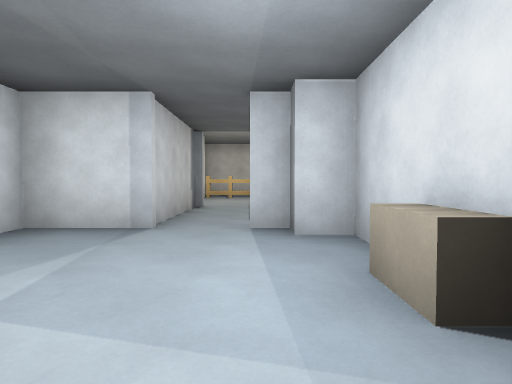
View 1 (above)

16 first-person views from a walk through a level from a Godot 3-D game. The camera is 1.2 m above the floor, tilts 2° down and sees 75° across. The floor is counted in squares, 2 m on a side. Each view is taken from the middle of a square. On the plan, view 1 faces up. The plan holds only what a view shows up to about 10 squares ahead; the rest is blank.

View 2
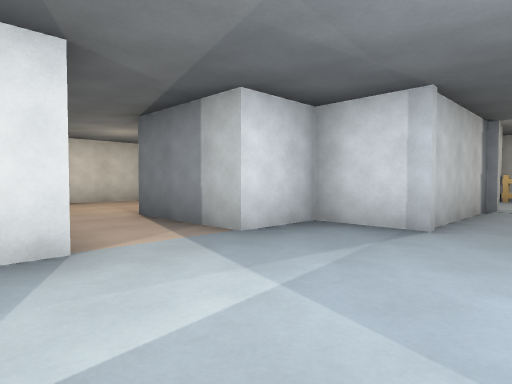

View 3
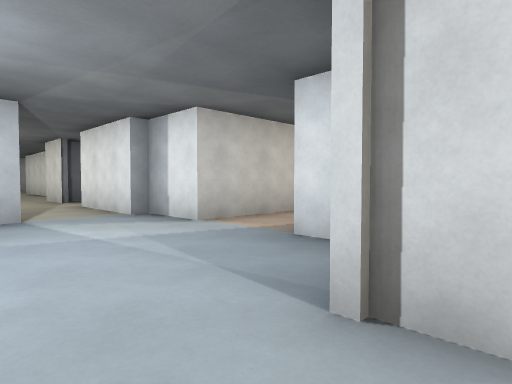

View 4
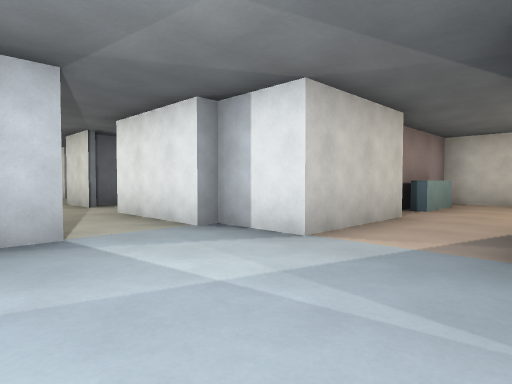

View 5
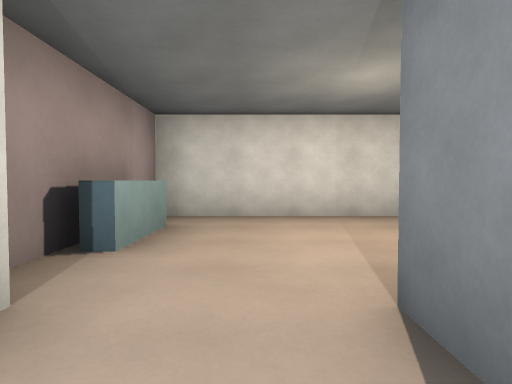

View 6
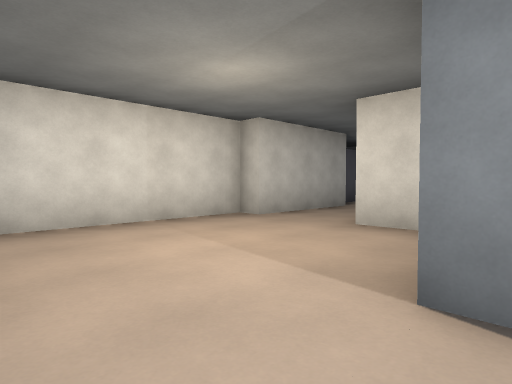

View 7
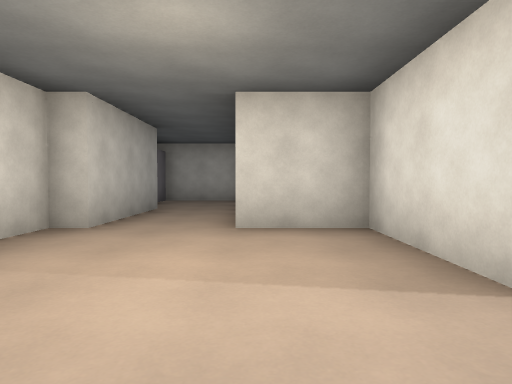

View 8
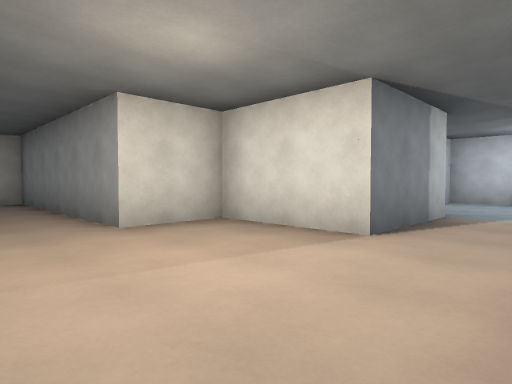

View 9
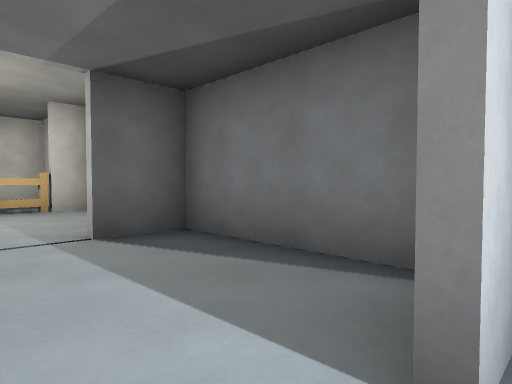

View 10
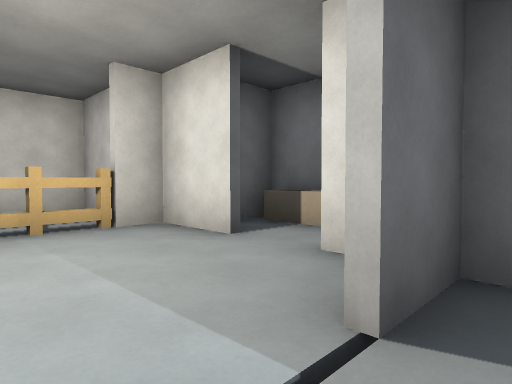

View 11
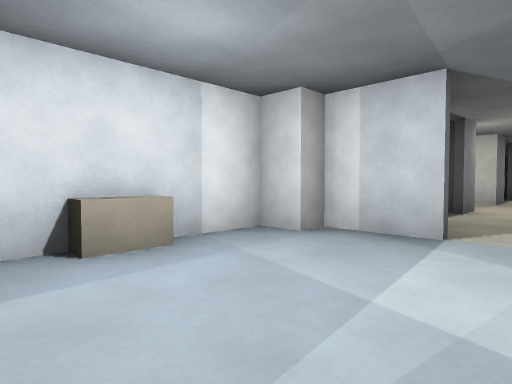

View 12
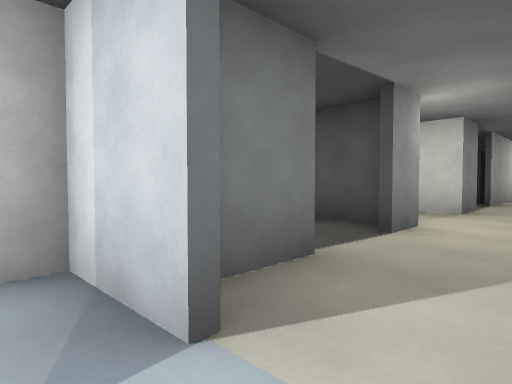

View 13
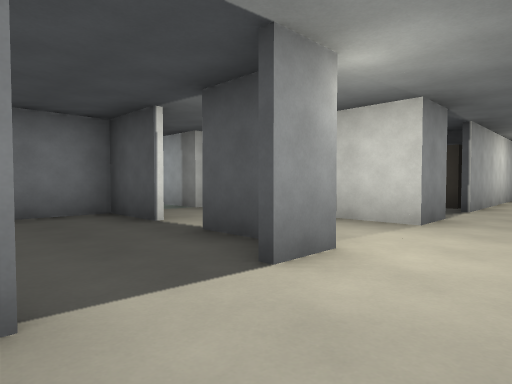

View 14
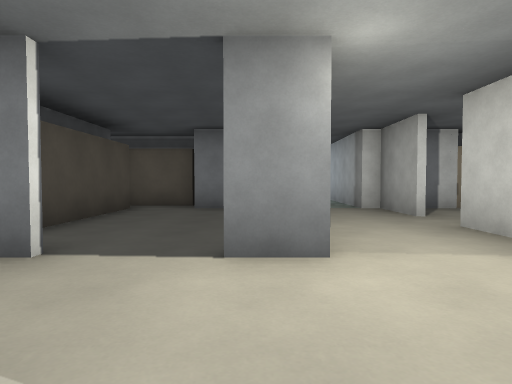

View 15
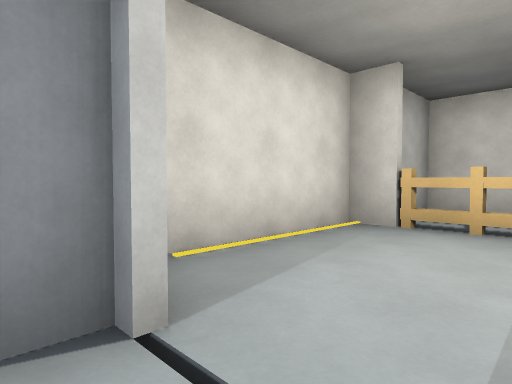

View 16
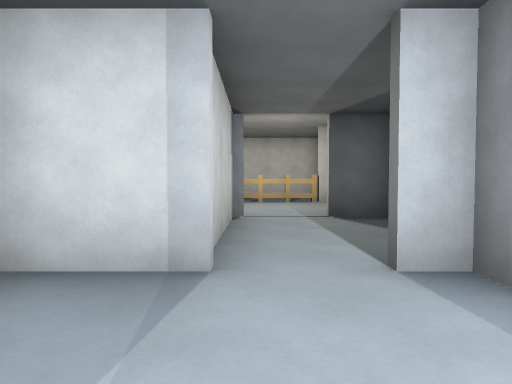

### Floor plan
Key: @ floor where view 1 was taken; # wall or solid block; x gap in a wall; . floor; ^ raised ledge; B block; T thing the floor can be seen under or through.
Columns run from 10 left of view 1 to 7 right of it. Each row starts with its distance up from view 1.
 13         #  #
 12         #..T
 11 ####    #^^T #
 10 #..#    #..##^
  9 #..#    #....
  8 ##.#    #xx##
  7  #.#    #...#
  6 ##.###  #...#
  5 #....# ##...#
  4 #....# #..###
  3 #....###...#
  2 #..........B
  1 #..........#
  0 ########..@#
 -1        #..######
 -2        #..#....#
 -3        #.......#
 -4        ...##.###
 -5        #.......
 -6       ##.........
 -7          .##.#####
 -8          ..  ..#
 -9          ..    #
-10          .#
-11          .#
-12          .#
-13           #
-14           #

Positions as (right, up) in squares from view 1, and headings:
1: (0, 0), facing up
2: (0, 0), facing up-left
3: (0, 5), facing down-left
4: (0, 3), facing down-left
5: (-4, 2), facing left
6: (-5, 1), facing up-left
7: (-7, 1), facing up
8: (-9, 1), facing up-right
9: (-1, 4), facing up-right
10: (-1, 7), facing up-right
11: (-2, 3), facing down-right
12: (-2, 0), facing down-right
13: (-2, -2), facing down-right
14: (-3, -4), facing right
15: (0, 7), facing up-left
16: (-1, 2), facing up
